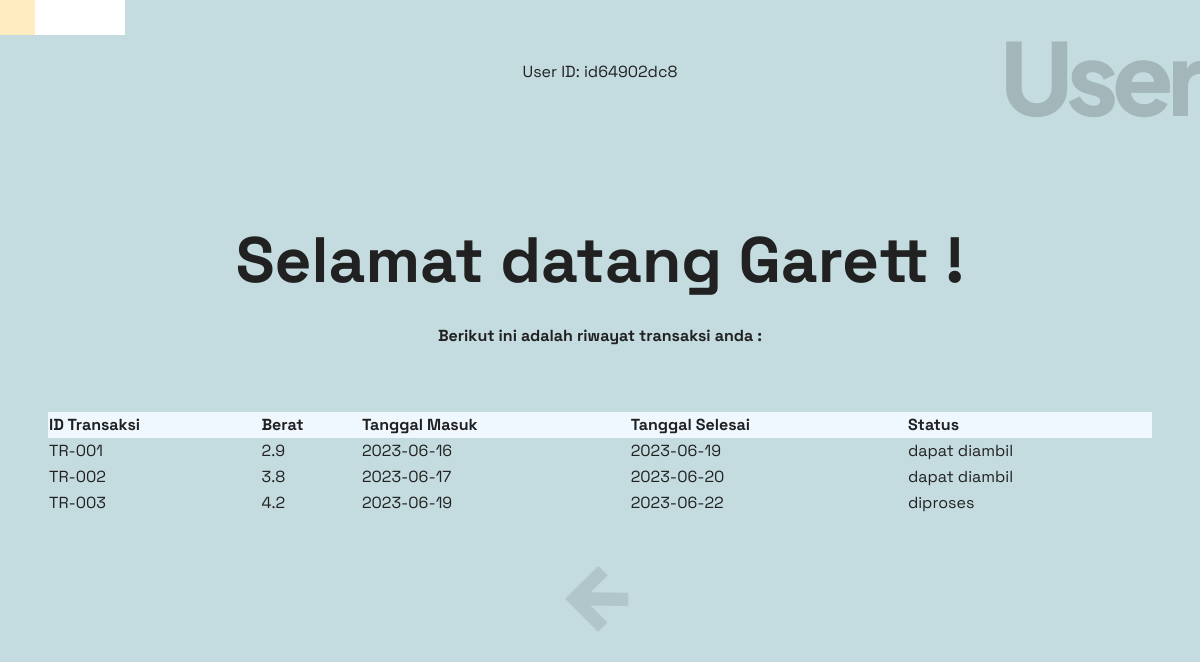
The page /user.php (signed in) on the database its author committed.
### tables this page shows
CREATE TABLE `user` (
  `id_user` varchar(10) NOT NULL,
  `first_name` varchar(20) NOT NULL,
  `last_name` varchar(20) NOT NULL,
  `email_address` varchar(30) NOT NULL,
  `password` varchar(30) NOT NULL,
  `phone_number` text NOT NULL,
  `address` varchar(128) NOT NULL
);

CREATE TABLE `transaksi` (
  `id_transaksi` varchar(20) NOT NULL,
  `id_user` varchar(20) DEFAULT NULL,
  `berat` float DEFAULT NULL,
  `tanggal_masuk` date DEFAULT NULL,
  `tanggal_selesai` date DEFAULT NULL
);

### user.php (the view, shortened to what this page needs)
<!DOCTYPE html>
<html lang="en">
<head>
    <link href="https://cdn.jsdelivr.net/npm/bootstrap@5.2.3/dist/css/bootstrap.min.css" rel="stylesheet">
    <link rel="stylesheet" href="style.css">
    <link rel="stylesheet"
          href="https://unpkg.com/purecss@2.0.6/build/pure-min.css"
          origin="anonymous"
    />
</head>
<body>
    <div class="wrapper">
        <div class="section d-flex flex-column gap-5 y-2 px-5 position-relative align-items-center" id="store-page">
            <img class="position-absolute  top-0 start-0 img-pembatas" src="asset/pembatas.png" alt="">
            <span class="page-identifier position-absolute top-0 end-0" style="font-size: 100px;">User</span>
            <?php
            $servername = "localhost";
            $username = "root";
            $password = "";
            $dbname = "spotless-laundry_dba";
            $conn = mysqli_connect($servername, $username, $password, $dbname);
            $user_id = $_SESSION['user_id'];
            echo "User ID: " . $user_id;
            $query = "SELECT * FROM USER WHERE id_user = '{$user_id}'";
            $thisUser = mysqli_query($conn,$query);
            $value = mysqli_fetch_assoc($thisUser);
            echo '
            <div class="headline text-center" style="margin-top: 5rem;"><p class="sub-header" style="font-size: 64px ;">Selamat datang '.$value['first_name'].' !</p>
            <p style="font-size: 16px ;">Berikut ini adalah riwayat transaksi anda :</p></div>
            ';
            echo '
            <table class="pure-table" style="width: 100%;">
            <tr>
              <th>ID Transaksi</th>
              <th>Berat</th>
              <th>Tanggal Masuk</th>
              <th>Tanggal Selesai</th>
              <th>Status</th>
            </tr>';
            $query2 = "SELECT * FROM transaksi WHERE id_user = '{$user_id}'";
            $result = mysqli_query($conn, $query2);
            while ($row = mysqli_fetch_assoc($result)) {
              $today = date("Y-m-d");
              if ($today >= $row['tanggal_selesai']) {
                $status = "dapat diambil";
              } else $status = "diproses";
              echo '
              <tr>
                  <td>'.$row['id_transaksi'].'</td>
                  <td>'.$row['berat'].'</td>
                  <td>'.$row['tanggal_masuk'].'</td>
                  <td>'.$row['tanggal_selesai'].'</td>
                  <td>'.$status.'</td>
              </tr>
              ';
          }
          echo '</table>';
          ?>
        <a class="nav-btn position-relative float-end justify-content-end " onclick=window.location.href='index.php' href="#home" type="button"><img style="height: 70px;" src="asset/back-arrow.png" alt=""></a>
    </div>
</body>
</html>

### style.css (style rules this page uses)
body { font-family: 'Space Grotesk', sans-serif; font-weight: 400; font-size: 16px; background-color: #C4DCE0; color: #212121; }
.wrapper { margin-bottom: 60px; height: max-content; }
.section { padding: 60px 120px; }
.page-identifier { font-family: 'Plus Jakarta Sans', sans-serif; font-weight: 800; letter-spacing: -6px; font-size: 200px ; color: rgba(33,33,33,0.2); z-index: -1; }
.headline { margin-top: 18.125rem; font-family: 'Space Grotesk', sans-serif; font-weight: 700; font-size: 64px; }
.nav-btn { visibility:visible; }

### user.php (style rules this page uses)
th { background-color: aliceblue; }

### rows shown on the page
user: first_name "Garett"
transaksi: id_transaksi "TR-001", berat "2.9", tanggal_masuk "2023-06-16", tanggal_selesai "2023-06-19", tanggal_selesai "dapat diambil"
transaksi: id_transaksi "TR-002", berat "3.8", tanggal_masuk "2023-06-17", tanggal_selesai "2023-06-20", tanggal_selesai "dapat diambil"
transaksi: id_transaksi "TR-003", berat "4.2", tanggal_masuk "2023-06-19", tanggal_selesai "2023-06-22", tanggal_selesai "diproses"

### other values the page prints
$user_id "id64902dc8"
